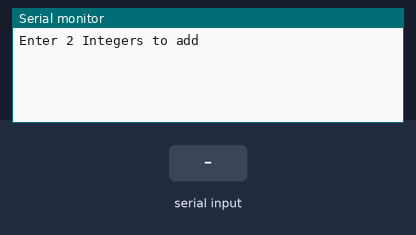
Bench run of a sketch on a simulated Arduino Uno, built with avr-gcc and run on an emulated ATmega328P. Shown: the last lines printed to the serial monitor. Inputs (shaded band) come from the test bench.

Above: at 1.2 s.
1.3 s: "90,45\n" received over Serial
At 1.8 s:
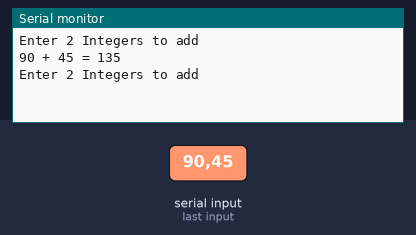
2.8 s: "30,150\n" received over Serial
At 4.9 s:
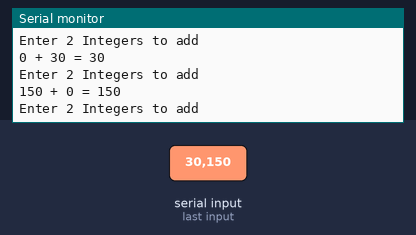

Measured:
- after the input at 1.3 s, the serial monitor: prints a new line at once (image 1)
- after the input at 2.8 s, the serial monitor: prints a new line at once (image 2)

The sketch:

HW2_202255513.ino
```cpp
// HW2_202255513_김대욱

int flag = 1;

void setup() {
  Serial.begin(9600);
}

void loop() {

  if (flag) {
    Serial.println("Enter 2 Integers to add");
    flag = 0;
  }

  while(Serial.available() == 0) {}
  int num1 = Serial.parseInt();

  while(Serial.available() == 0) {}
  int num2 = Serial.parseInt();

  int sum = num1 + num2;

  Serial.print(num1);
  Serial.print(" + ");
  Serial.print(num2);
  Serial.print(" = ");
  Serial.println(sum);

  flag = 1;
}
```
